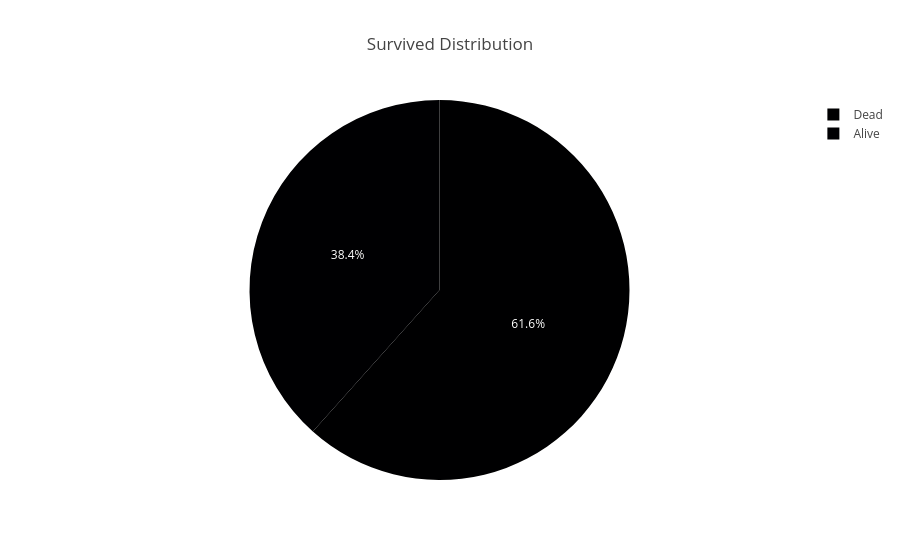

This figure's notebook cell:
### Code cell
#Now we will display for Piechart
trace = go.Pie(labels=['Dead','Alive'],
               values=[549,342],
               )
layout = go.Layout(title = 'Survived Distribution')
fig = go.Figure(data=trace,layout=layout)
fig.show()

### Figure 1 — Plotly figure (JSON) as saved in the notebook; plotly's stock layout.template omitted (floating-point values rounded to 4 significant figures)
{"data": [{"labels": ["Dead", "Alive"], "type": "pie", "values": [549, 342]}], "layout": {"title": {"text": "Survived Distribution"}}}
